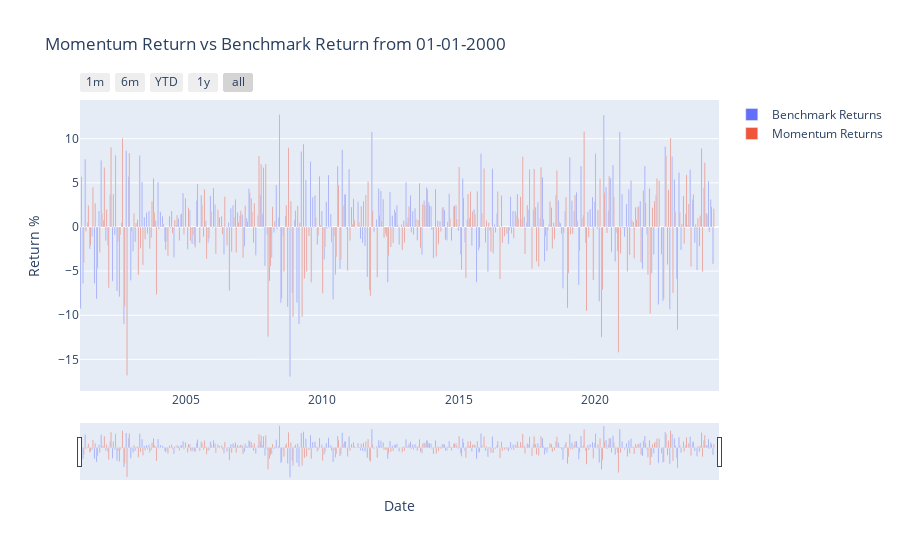

The code cell stored with this chart in its notebook:
### Code cell
# Create a Plotly figure
fig = go.Figure()

# Add the benchmark returns bar trace
fig.add_trace(
    go.Bar(
        x=gains.index,
        y=gains.values,
        name='Benchmark Returns'
    )
)

# Add the momentum returns bar trace
fig.add_trace(
    go.Bar(
        x=total_returns_df.index,
        y=total_returns_df['Total Returns'],
        name='Momentum Returns'
    )
)

# Update the layout to include a range slider
fig.update_layout(
    title='Momentum Return vs Benchmark Return from 01-01-2000',
    xaxis_title='Date',
    yaxis_title='Return %',
    barmode='group',
    xaxis=dict(
        rangeselector=dict(
            buttons=list([
                dict(count=1, label="1m", step="month", stepmode="backward"),
                dict(count=6, label="6m", step="month", stepmode="backward"),
                dict(count=1, label="YTD", step="year", stepmode="todate"),
                dict(count=1, label="1y", step="year", stepmode="backward"),
                dict(step="all")
            ])
        ),
        rangeslider=dict(
            visible=True
        ),
        type="date"
    )
)

# Show the plot
fig.show()

### Figure 1 — Plotly figure (JSON) as saved in the notebook; plotly's stock layout.template omitted (floating-point values rounded to 4 significant figures; data arrays with more than 128 entries replaced by an {"elided": "..."} marker saying what was removed)
{"data": [{"name": "Benchmark Returns", "type": "bar", "x": {"elided": "279 str values"}, "y": {"elided": "279 float values"}}, {"name": "Momentum Returns", "type": "bar", "x": {"elided": "281 str values"}, "y": {"elided": "281 float values"}}], "layout": {"barmode": "group", "title": {"text": "Momentum Return vs Benchmark Return from 01-01-2000"}, "xaxis": {"rangeselector": {"buttons": [{"count": 1, "label": "1m", "step": "month", "stepmode": "backward"}, {"count": 6, "label": "6m", "step": "month", "stepmode": "backward"}, {"count": 1, "label": "YTD", "step": "year", "stepmode": "todate"}, {"count": 1, "label": "1y", "step": "year", "stepmode": "backward"}, {"step": "all"}]}, "rangeslider": {"visible": true}, "title": {"text": "Date"}, "type": "date"}, "yaxis": {"title": {"text": "Return %"}}}}
